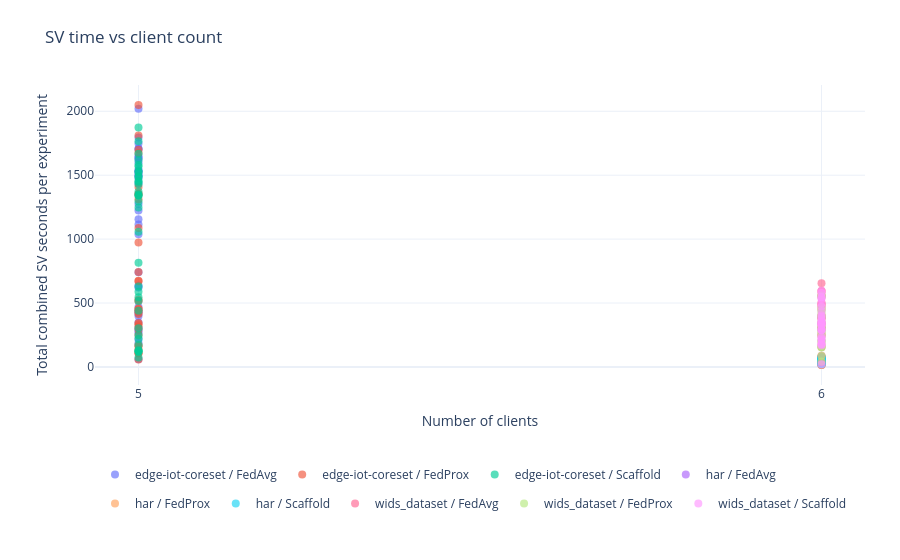
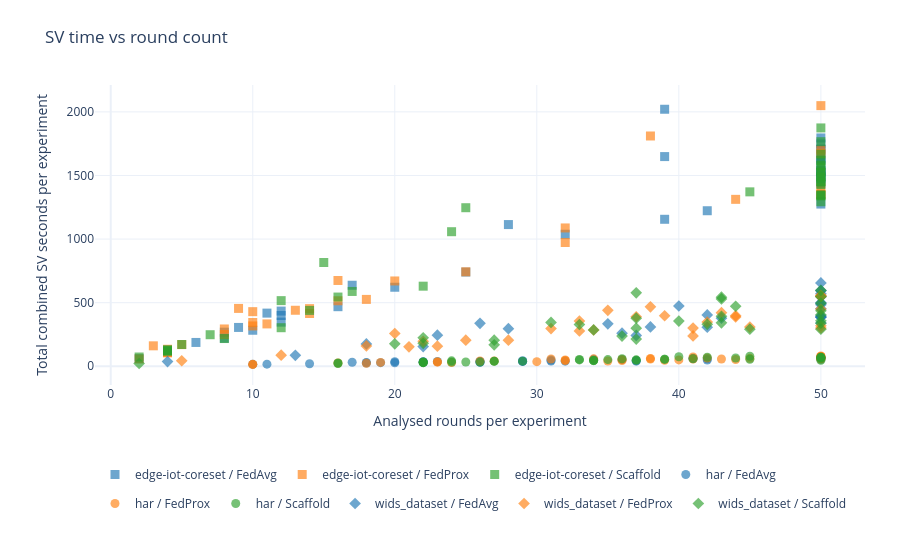
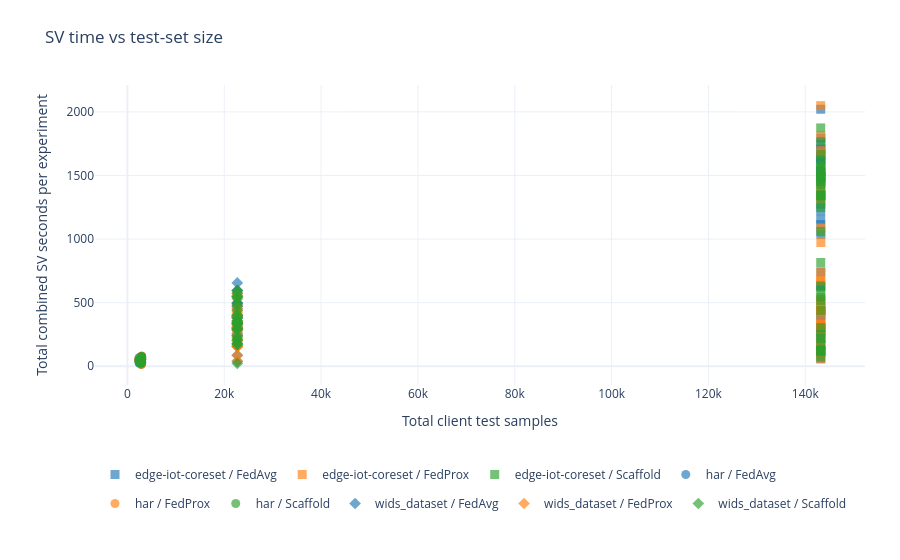

The code cell stored with these charts, in order, in its notebook:
### Markdown cell above
## Dataset size and exploratory scalability

Dataset sizes are counted from partitioned label CSVs, counting ordinary training/test files once per client and excluding Maverick-excluded variants. This measures the actual partition used by the included-Maverick timing path. Training sample count is relevant to model fitting; combined client test sample count is relevant to distributed model inference. The separately reported global test set is relevant to server evaluation. Metadata reads are cached per dataset/partition/seed within this execution.

All three panels use the same total combined server + client SV seconds summed over all analysed rounds for each experiment. The panels compare number of clients, analysed rounds per experiment, and total client test samples; their timing values are identical for the same experiment. The summary also reports total analysed rounds and the minimum, mean, and maximum rounds per experiment. These are exploratory comparisons: dataset identity, feature count, model, partition, client count, and hardware may differ together. Five versus six clients across different datasets does not establish an isolated client scalability effect. Repeated seeds provide runtime variation, not additional independent dataset sizes. No complexity exponent is fitted to these observations.

Each point is one experiment (one seed). Its total is the sum of its measured round intervals, not a fixed round count multiplied by a global mean. Runs with different numbers of analysed rounds may have different totals for that reason.

In the round-count and test-size figures, marker shape denotes dataset (HAR: circle, Edge-IoT: square, WIDS: diamond), and color denotes aggregation process (FedAvg: blue, FedProx: orange, Scaffold: green). The same mappings apply in both figures.

### Code cell
from functools import lru_cache


def csv_rows(file):
    # Parse one label/index column only; never load the feature matrix.
    return sum(len(chunk) for chunk in pd.read_csv(file, usecols=[0], chunksize=100_000))


@lru_cache(maxsize=None)
def dataset_sizes(dataset, partition, parameter, seed):
    directory = partition_data_directory(dataset, partition, parameter, seed)
    ids = partition_client_ids(directory)
    train_files = [directory / f"client_{i}_y_training.csv" for i in ids]
    test_files = [directory / f"client_{i}_y_test.csv" for i in ids]
    global_test = directory / "global_y_test.csv"
    train = sum(csv_rows(file) for file in train_files) if train_files else np.nan
    test = sum(csv_rows(file) for file in test_files) if test_files and all(
        file.is_file() for file in test_files) else np.nan
    return {"Training_samples": train, "Client_test_samples": test,
            "Global_test_samples": csv_rows(global_test) if global_test.is_file() else np.nan}


size_records = []
for _, experiment in experiment_times.iterrows():
    values = dataset_sizes(experiment.Dataset, experiment.Type_of_partition,
                           str(experiment["Dirichlet/NamePartition"]), int(experiment.Random_Seed))
    size_records.append({**experiment.to_dict(), **values})
scalability_data = pd.DataFrame(size_records)
if scalability_data.empty:
    print("No retained experiments are available for scalability analysis.")
else:
    scalability_summary = scalability_data.groupby(
        ["Dataset", "Aggregation_Process", "Clients"], dropna=False).agg(
        Experiments=("Random_Seed", "size"),
        Total_rounds=("Rounds", "sum"),
        Rounds_per_experiment_min=("Rounds", "min"),
        Rounds_per_experiment_mean=("Rounds", "mean"),
        Rounds_per_experiment_max=("Rounds", "max"),
        Training_samples_min=("Training_samples", "min"),
        Training_samples_max=("Training_samples", "max"),
        Client_test_samples_min=("Client_test_samples", "min"),
        Client_test_samples_max=("Client_test_samples", "max"),
        Server_SV_total_mean_s=("Server_SV_s", "mean"),
        Client_SV_total_mean_s=("Client_SV_s", "mean"),
        Combined_SV_total_mean_s=("Combined_SV_s", "mean"),
        Combined_SV_total_std_s=("Combined_SV_s", "std"))
    display(scalability_summary)
    scalability_figure = make_subplots(rows=1, cols=3, horizontal_spacing=0.10,
        subplot_titles=["SV time vs client count", "SV time vs round count", "SV time vs test-set size"])
    # Shared visual encoding for the round-count and test-size figures.
    aggregation_colors = {"FedAvg": "#1f77b4", "FedProx": "#ff7f0e", "Scaffold": "#2ca02c"}
    dataset_symbols = {"har": "circle", "edge-iot-coreset": "square", "wids_dataset": "diamond"}
    for index, ((dataset, strategy), group) in enumerate(scalability_data.groupby(
            ["Dataset", "Aggregation_Process"])):
        label = f"{dataset} / {strategy}"
        color = qualitative.Plotly[index % len(qualitative.Plotly)]
        for col, x_column in [(1, "Clients"), (2, "Rounds"), (3, "Client_test_samples")]:
            marker = dict(color=color, size=8, opacity=0.65)
            if col in (2, 3):
                marker.update(color=aggregation_colors[strategy], symbol=dataset_symbols[dataset], size=9)
            scalability_figure.add_trace(go.Scatter(x=group[x_column], y=group.Combined_SV_s,
                mode="markers", name=label, legendgroup=label, showlegend=col == 1,
                marker=marker,
                customdata=group[["Random_Seed", "Rounds"]],
                hovertemplate="x=%{x}<br>Total SV=%{y:.3f} s/experiment<br>Seed=%{customdata[0]}"
                              "<br>Rounds=%{customdata[1]}<extra>%{fullData.name}</extra>"), row=1, col=col)
    for col, title in [(1, "Number of clients"), (2, "Analysed rounds per experiment"),
                       (3, "Total client test samples")]:
        scalability_figure.update_xaxes(title_text=title, row=1, col=col)
        scalability_figure.update_yaxes(title_text="Total combined SV seconds per experiment", row=1, col=col)
    scalability_figure.update_xaxes(tickvals=sorted(scalability_data.Clients.unique()), row=1, col=1)
    scalability_figure.update_layout(template="plotly_white",
        title=f"Total SV summed over all analysed rounds; {len(scalability_data)} experiments, "
              f"{int(scalability_data.Rounds.sum())} training rounds",
        legend=dict(orientation="h", yanchor="top", y=-0.22, x=0),
        margin=dict(t=90, b=170, l=70, r=30))
    total_sv_clients_figure = save_single_panel(scalability_figure, 1, "sv_total_vs_clients.pdf")
    total_sv_rounds_figure = save_single_panel(scalability_figure, 2, "sv_total_vs_rounds.pdf")
    total_sv_test_size_figure = save_single_panel(scalability_figure, 3, "sv_total_vs_test_size.pdf")

### Figure 1 — Plotly figure (JSON) as saved in the notebook; plotly's stock layout.template omitted (floating-point values rounded to 4 significant figures)
{"data": [{"customdata": [[1, 12], [2, 8], [3, 16], [4, 12], [5, 8], [1, 10], [2, 50], [3, 25], [4, 20], [5, 32], [1, 50], [2, 50], [3, 50], [4, 50], [5, 50], [1, 50], [2, 50], [3, 50], [4, 50], [5, 50], [1, 11], [2, 28], [3, 39], [4, 39], [5, 17], [1, 42], [2, 50], [3, 50], [4, 50], [5, 50], [1, 12], [2, 9], [3, 6], [4, 2], [5, 39]], "hovertemplate": "x=%{x}<br>Total SV=%{y:.3f} s/experiment<br>Seed=%{customdata[0]}<br>Rounds=%{customdata[1]}<extra>%{fullData.name}</extra>", "legendgroup": "edge-iot-coreset / FedAvg", "marker": {"color": "#636EFA", "opacity": 0.65, "size": 8}, "mode": "markers", "name": "edge-iot-coreset / FedAvg", "showlegend": true, "x": [5, 5, 5, 5, 5, 5, 5, 5, 5, 5, 5, 5, 5, 5, 5, 5, 5, 5, 5, 5, 5, 5, 5, 5, 5, 5, 5, 5, 5, 5, 5, 5, 5, 5, 5], "y": [347.1, 268.1, 468.5, 399.1, 220.5, 283.3, 1795.0, 740.7, 621.4, 1038.0, 1495.0, 1599.0, 1476.0, 1434.0, 1705.0, 1540.0, 1526.0, 1503.0, 1533.0, 1275.0, 418.0, 1114.0, 1649.0, 2021.0, 637.1, 1223.0, 1630.0, 1635.0, 1748.0, 1708.0, 434.1, 305.3, 187.3, 59.54, 1156.0], "type": "scatter"}, {"customdata": [[1, 4], [2, 2], [3, 14], [4, 8], [5, 4], [1, 14], [2, 10], [3, 50], [4, 32], [5, 32], [1, 16], [2, 50], [3, 50], [4, 50], [5, 50], [3, 44], [1, 16], [2, 10], [3, 38], [4, 9], [5, 3], [1, 10], [2, 8], [3, 5], [4, 4], [5, 50], [1, 25], [2, 11], [3, 20], [4, 18], [5, 13]], "hovertemplate": "x=%{x}<br>Total SV=%{y:.3f} s/experiment<br>Seed=%{customdata[0]}<br>Rounds=%{customdata[1]}<extra>%{fullData.name}</extra>", "legendgroup": "edge-iot-coreset / FedProx", "marker": {"color": "#EF553B", "opacity": 0.65, "size": 8}, "mode": "markers", "name": "edge-iot-coreset / FedProx", "showlegend": true, "x": [5, 5, 5, 5, 5, 5, 5, 5, 5, 5, 5, 5, 5, 5, 5, 5, 5, 5, 5, 5, 5, 5, 5, 5, 5, 5, 5, 5, 5, 5, 5], "y": [106.7, 57.92, 453.2, 249.7, 106.7, 414.9, 317.1, 1350.0, 972.9, 1088.0, 515.0, 1699.0, 1407.0, 1673.0, 1355.0, 1312.0, 674.6, 429.4, 1810.0, 454.9, 160.8, 344.3, 293.3, 170.3, 133.8, 2049.0, 742.8, 333.1, 670.8, 525.8, 440.4], "type": "scatter"}, {"customdata": [[1, 12], [2, 4], [3, 16], [4, 8], [5, 4], [1, 50], [2, 14], [3, 5], [4, 50], [5, 50], [1, 50], [2, 50], [3, 50], [4, 50], [5, 50], [1, 50], [2, 50], [3, 50], [4, 50], [5, 50], [1, 12], [2, 25], [3, 15], [4, 17], [5, 24], [1, 50], [2, 50], [3, 50], [4, 50], [5, 45], [1, 4], [2, 7], [3, 22], [4, 2], [5, 4]], "hovertemplate": "x=%{x}<br>Total SV=%{y:.3f} s/experiment<br>Seed=%{customdata[0]}<br>Rounds=%{customdata[1]}<extra>%{fullData.name}</extra>", "legendgroup": "edge-iot-coreset / Scaffold", "marker": {"color": "#00CC96", "opacity": 0.65, "size": 8}, "mode": "markers", "name": "edge-iot-coreset / Scaffold", "showlegend": true, "x": [5, 5, 5, 5, 5, 5, 5, 5, 5, 5, 5, 5, 5, 5, 5, 5, 5, 5, 5, 5, 5, 5, 5, 5, 5, 5, 5, 5, 5, 5, 5, 5, 5, 5, 5], "y": [303.1, 119.9, 544.2, 218.1, 118.9, 1293.0, 439.2, 171.3, 1618.0, 1765.0, 1341.0, 1566.0, 1340.0, 1668.0, 1491.0, 1428.0, 1524.0, 1449.0, 1487.0, 1526.0, 516.1, 1247.0, 815.8, 588.2, 1058.0, 1452.0, 1349.0, 1579.0, 1874.0, 1371.0, 124.0, 248.1, 629.7, 72.79, 130.8], "type": "scatter"}, {"customdata": [[1, 50], [2, 42], [3, 42], [4, 50], [5, 36], [1, 26], [2, 23], [3, 20], [4, 29], [5, 31], [1, 14], [2, 29], [3, 10], [4, 11], [5, 22], [1, 29], [2, 22], [3, 34], [4, 41], [5, 41], [1, 22], [2, 50], [3, 18], [4, 50], [5, 50], [1, 17], [2, 31], [3, 20], [4, 26], [5, 18], [1, 37], [2, 19], [3, 32], [4, 26], [5, 37]], "hovertemplate": "x=%{x}<br>Total SV=%{y:.3f} s/experiment<br>Seed=%{customdata[0]}<br>Rounds=%{customdata[1]}<extra>%{fullData.name}</extra>", "legendgroup": "har / FedAvg", "marker": {"color": "#AB63FA", "opacity": 0.65, "size": 8}, "mode": "markers", "name": "har / FedAvg", "showlegend": true, "x": [6, 6, 6, 6, 6, 6, 6, 6, 6, 6, 6, 6, 6, 6, 6, 6, 6, 6, 6, 6, 6, 6, 6, 6, 6, 6, 6, 6, 6, 6, 6, 6, 6, 6, 6], "y": [65.36, 59.34, 49.32, 70.49, 51.89, 37.57, 37.27, 27.52, 38.13, 41.75, 19.98, 38.19, 15.22, 16.48, 35.25, 44.14, 31.43, 54.47, 63.81, 61.09, 33.45, 66.77, 25.26, 64.32, 54.56, 31.64, 48.95, 36.58, 35.79, 30.69, 45.49, 28.6, 40.34, 30.41, 40.47], "type": "scatter"}, {"customdata": [[1, 50], [2, 10], [3, 50], [4, 41], [5, 50], [1, 32], [2, 27], [3, 18], [4, 36], [5, 32], [1, 23], [2, 45], [3, 35], [4, 19], [5, 24], [1, 40], [2, 50], [3, 38], [4, 42], [5, 38], [1, 39], [2, 50], [3, 50], [4, 44], [5, 43], [1, 10], [2, 16], [3, 31], [4, 50], [5, 41], [1, 36], [2, 23], [3, 30], [4, 26], [5, 34]], "hovertemplate": "x=%{x}<br>Total SV=%{y:.3f} s/experiment<br>Seed=%{customdata[0]}<br>Rounds=%{customdata[1]}<extra>%{fullData.name}</extra>", "legendgroup": "har / FedProx", "marker": {"color": "#FFA15A", "opacity": 0.65, "size": 8}, "mode": "markers", "name": "har / FedProx", "showlegend": true, "x": [6, 6, 6, 6, 6, 6, 6, 6, 6, 6, 6, 6, 6, 6, 6, 6, 6, 6, 6, 6, 6, 6, 6, 6, 6, 6, 6, 6, 6, 6, 6, 6, 6, 6, 6], "y": [62.0, 14.98, 76.56, 57.31, 65.93, 45.76, 42.25, 23.81, 53.13, 49.37, 34.18, 62.18, 41.72, 30.43, 28.82, 50.28, 80.97, 61.71, 64.79, 56.26, 47.81, 61.74, 57.25, 53.12, 57.01, 15.52, 26.04, 56.93, 77.36, 73.78, 45.15, 33.86, 36.55, 41.54, 58.71], "type": "scatter"}, {"customdata": [[1, 50], [2, 50], [3, 50], [4, 37], [5, 34], [1, 16], [2, 35], [3, 25], [4, 24], [5, 22], [1, 41], [2, 16], [3, 37], [4, 26], [5, 24], [1, 39], [2, 33], [3, 36], [4, 44], [5, 40], [1, 27], [2, 34], [3, 45], [4, 50], [5, 29], [1, 42], [2, 45], [3, 33], [4, 22], [5, 50], [1, 22], [2, 39], [3, 34], [4, 27], [5, 22]], "hovertemplate": "x=%{x}<br>Total SV=%{y:.3f} s/experiment<br>Seed=%{customdata[0]}<br>Rounds=%{customdata[1]}<extra>%{fullData.name}</extra>", "legendgroup": "har / Scaffold", "marker": {"color": "#19D3F3", "opacity": 0.65, "size": 8}, "mode": "markers", "name": "har / Scaffold", "showlegend": true, "x": [6, 6, 6, 6, 6, 6, 6, 6, 6, 6, 6, 6, 6, 6, 6, 6, 6, 6, 6, 6, 6, 6, 6, 6, 6, 6, 6, 6, 6, 6, 6, 6, 6, 6, 6], "y": [70.1, 68.15, 62.68, 46.91, 47.74, 25.78, 52.74, 33.27, 42.97, 30.81, 58.94, 21.67, 50.41, 32.87, 33.91, 55.41, 50.28, 58.95, 64.74, 74.62, 38.9, 44.05, 55.61, 47.61, 40.19, 70.81, 79.02, 54.12, 33.29, 71.47, 28.3, 56.09, 44.86, 40.32, 28.61], "type": "scatter"}, {"customdata": [[1, 50], [2, 13], [3, 42], [4, 37], [5, 43], [1, 36], [2, 28], [3, 26], [4, 50], [5, 40], [1, 50], [2, 38], [3, 50], [4, 4], [5, 35], [1, 50], [2, 50], [3, 50], [4, 50], [5, 50], [1, 50], [2, 50], [3, 23], [4, 50], [5, 42], [1, 50], [2, 22], [3, 50], [4, 50], [5, 18]], "hovertemplate": "x=%{x}<br>Total SV=%{y:.3f} s/experiment<br>Seed=%{customdata[0]}<br>Rounds=%{customdata[1]}<extra>%{fullData.name}</extra>", "legendgroup": "wids_dataset / FedAvg", "marker": {"color": "#FF6692", "opacity": 0.65, "size": 8}, "mode": "markers", "name": "wids_dataset / FedAvg", "showlegend": true, "x": [6, 6, 6, 6, 6, 6, 6, 6, 6, 6, 6, 6, 6, 6, 6, 6, 6, 6, 6, 6, 6, 6, 6, 6, 6, 6, 6, 6, 6, 6], "y": [388.4, 86.51, 306.8, 242.9, 378.2, 260.6, 295.6, 337.9, 546.4, 473.9, 385.5, 309.1, 594.8, 36.72, 333.9, 654.9, 571.1, 552.0, 500.2, 453.0, 484.4, 495.9, 244.5, 594.1, 403.8, 340.8, 154.7, 386.5, 397.9, 175.5], "type": "scatter"}, {"customdata": [[1, 21], [2, 41], [3, 45], [4, 18], [5, 44], [1, 33], [2, 41], [3, 35], [4, 38], [5, 20], [1, 28], [2, 44], [3, 50], [4, 25], [5, 33], [1, 37], [2, 22], [3, 42], [4, 50], [5, 31], [1, 50], [2, 43], [3, 50], [4, 39], [5, 50], [1, 34], [2, 5], [3, 23], [4, 50], [5, 12]], "hovertemplate": "x=%{x}<br>Total SV=%{y:.3f} s/experiment<br>Seed=%{customdata[0]}<br>Rounds=%{customdata[1]}<extra>%{fullData.name}</extra>", "legendgroup": "wids_dataset / FedProx", "marker": {"color": "#B6E880", "opacity": 0.65, "size": 8}, "mode": "markers", "name": "wids_dataset / FedProx", "showlegend": true, "x": [6, 6, 6, 6, 6, 6, 6, 6, 6, 6, 6, 6, 6, 6, 6, 6, 6, 6, 6, 6, 6, 6, 6, 6, 6, 6, 6, 6, 6, 6], "y": [152.8, 238.5, 308.1, 160.0, 398.1, 355.2, 300.4, 439.8, 467.2, 257.6, 205.2, 388.0, 318.6, 204.9, 277.9, 389.5, 196.0, 347.6, 558.9, 296.7, 552.0, 421.6, 449.8, 397.3, 548.3, 285.1, 43.28, 158.0, 301.0, 87.23], "type": "scatter"}, {"customdata": [[1, 43], [2, 50], [3, 50], [4, 50], [5, 40], [1, 43], [2, 27], [3, 20], [4, 37], [5, 2], [1, 42], [2, 22], [3, 34], [4, 31], [5, 45], [1, 43], [2, 44], [3, 22], [4, 50], [5, 37], [1, 37], [2, 50], [3, 43], [4, 33], [5, 50], [1, 50], [2, 27], [3, 37], [4, 36], [5, 50]], "hovertemplate": "x=%{x}<br>Total SV=%{y:.3f} s/experiment<br>Seed=%{customdata[0]}<br>Rounds=%{customdata[1]}<extra>%{fullData.name}</extra>", "legendgroup": "wids_dataset / Scaffold", "marker": {"color": "#FF97FF", "opacity": 0.65, "size": 8}, "mode": "markers", "name": "wids_dataset / Scaffold", "showlegend": true, "x": [6, 6, 6, 6, 6, 6, 6, 6, 6, 6, 6, 6, 6, 6, 6, 6, 6, 6, 6, 6, 6, 6, 6, 6, 6, 6, 6, 6, 6, 6], "y": [392.8, 291.5, 436.6, 357.8, 355.6, 543.5, 205.1, 176.7, 577.8, 21.73, 329.6, 180.8, 285.8, 344.5, 291.4, 529.1, 471.7, 224.3, 495.9, 299.6, 378.2, 547.2, 341.5, 328.3, 596.7, 404.2, 168.4, 214.2, 237.3, 338.9], "type": "scatter"}], "layout": {"xaxis": {"title": {"text": "Number of clients"}, "anchor": "y", "domain": [0, 1], "tickvals": [5, 6]}, "yaxis": {"title": {"text": "Total combined SV seconds per experiment"}, "anchor": "x", "domain": [0, 1]}, "legend": {"orientation": "h", "yanchor": "top", "y": -0.25, "x": 0}, "margin": {"t": 85, "b": 175, "l": 95, "r": 35}, "showlegend": true, "title": {"text": "SV time vs client count"}, "barmode": "group"}}

### Figure 2 — Plotly figure (JSON) as saved in the notebook; plotly's stock layout.template omitted (floating-point values rounded to 4 significant figures)
{"data": [{"customdata": [[1, 12], [2, 8], [3, 16], [4, 12], [5, 8], [1, 10], [2, 50], [3, 25], [4, 20], [5, 32], [1, 50], [2, 50], [3, 50], [4, 50], [5, 50], [1, 50], [2, 50], [3, 50], [4, 50], [5, 50], [1, 11], [2, 28], [3, 39], [4, 39], [5, 17], [1, 42], [2, 50], [3, 50], [4, 50], [5, 50], [1, 12], [2, 9], [3, 6], [4, 2], [5, 39]], "hovertemplate": "x=%{x}<br>Total SV=%{y:.3f} s/experiment<br>Seed=%{customdata[0]}<br>Rounds=%{customdata[1]}<extra>%{fullData.name}</extra>", "legendgroup": "edge-iot-coreset / FedAvg", "marker": {"color": "#1f77b4", "opacity": 0.65, "size": 9, "symbol": "square"}, "mode": "markers", "name": "edge-iot-coreset / FedAvg", "showlegend": true, "x": [12, 8, 16, 12, 8, 10, 50, 25, 20, 32, 50, 50, 50, 50, 50, 50, 50, 50, 50, 50, 11, 28, 39, 39, 17, 42, 50, 50, 50, 50, 12, 9, 6, 2, 39], "y": [347.1, 268.1, 468.5, 399.1, 220.5, 283.3, 1795.0, 740.7, 621.4, 1038.0, 1495.0, 1599.0, 1476.0, 1434.0, 1705.0, 1540.0, 1526.0, 1503.0, 1533.0, 1275.0, 418.0, 1114.0, 1649.0, 2021.0, 637.1, 1223.0, 1630.0, 1635.0, 1748.0, 1708.0, 434.1, 305.3, 187.3, 59.54, 1156.0], "type": "scatter"}, {"customdata": [[1, 4], [2, 2], [3, 14], [4, 8], [5, 4], [1, 14], [2, 10], [3, 50], [4, 32], [5, 32], [1, 16], [2, 50], [3, 50], [4, 50], [5, 50], [3, 44], [1, 16], [2, 10], [3, 38], [4, 9], [5, 3], [1, 10], [2, 8], [3, 5], [4, 4], [5, 50], [1, 25], [2, 11], [3, 20], [4, 18], [5, 13]], "hovertemplate": "x=%{x}<br>Total SV=%{y:.3f} s/experiment<br>Seed=%{customdata[0]}<br>Rounds=%{customdata[1]}<extra>%{fullData.name}</extra>", "legendgroup": "edge-iot-coreset / FedProx", "marker": {"color": "#ff7f0e", "opacity": 0.65, "size": 9, "symbol": "square"}, "mode": "markers", "name": "edge-iot-coreset / FedProx", "showlegend": true, "x": [4, 2, 14, 8, 4, 14, 10, 50, 32, 32, 16, 50, 50, 50, 50, 44, 16, 10, 38, 9, 3, 10, 8, 5, 4, 50, 25, 11, 20, 18, 13], "y": [106.7, 57.92, 453.2, 249.7, 106.7, 414.9, 317.1, 1350.0, 972.9, 1088.0, 515.0, 1699.0, 1407.0, 1673.0, 1355.0, 1312.0, 674.6, 429.4, 1810.0, 454.9, 160.8, 344.3, 293.3, 170.3, 133.8, 2049.0, 742.8, 333.1, 670.8, 525.8, 440.4], "type": "scatter"}, {"customdata": [[1, 12], [2, 4], [3, 16], [4, 8], [5, 4], [1, 50], [2, 14], [3, 5], [4, 50], [5, 50], [1, 50], [2, 50], [3, 50], [4, 50], [5, 50], [1, 50], [2, 50], [3, 50], [4, 50], [5, 50], [1, 12], [2, 25], [3, 15], [4, 17], [5, 24], [1, 50], [2, 50], [3, 50], [4, 50], [5, 45], [1, 4], [2, 7], [3, 22], [4, 2], [5, 4]], "hovertemplate": "x=%{x}<br>Total SV=%{y:.3f} s/experiment<br>Seed=%{customdata[0]}<br>Rounds=%{customdata[1]}<extra>%{fullData.name}</extra>", "legendgroup": "edge-iot-coreset / Scaffold", "marker": {"color": "#2ca02c", "opacity": 0.65, "size": 9, "symbol": "square"}, "mode": "markers", "name": "edge-iot-coreset / Scaffold", "showlegend": true, "x": [12, 4, 16, 8, 4, 50, 14, 5, 50, 50, 50, 50, 50, 50, 50, 50, 50, 50, 50, 50, 12, 25, 15, 17, 24, 50, 50, 50, 50, 45, 4, 7, 22, 2, 4], "y": [303.1, 119.9, 544.2, 218.1, 118.9, 1293.0, 439.2, 171.3, 1618.0, 1765.0, 1341.0, 1566.0, 1340.0, 1668.0, 1491.0, 1428.0, 1524.0, 1449.0, 1487.0, 1526.0, 516.1, 1247.0, 815.8, 588.2, 1058.0, 1452.0, 1349.0, 1579.0, 1874.0, 1371.0, 124.0, 248.1, 629.7, 72.79, 130.8], "type": "scatter"}, {"customdata": [[1, 50], [2, 42], [3, 42], [4, 50], [5, 36], [1, 26], [2, 23], [3, 20], [4, 29], [5, 31], [1, 14], [2, 29], [3, 10], [4, 11], [5, 22], [1, 29], [2, 22], [3, 34], [4, 41], [5, 41], [1, 22], [2, 50], [3, 18], [4, 50], [5, 50], [1, 17], [2, 31], [3, 20], [4, 26], [5, 18], [1, 37], [2, 19], [3, 32], [4, 26], [5, 37]], "hovertemplate": "x=%{x}<br>Total SV=%{y:.3f} s/experiment<br>Seed=%{customdata[0]}<br>Rounds=%{customdata[1]}<extra>%{fullData.name}</extra>", "legendgroup": "har / FedAvg", "marker": {"color": "#1f77b4", "opacity": 0.65, "size": 9, "symbol": "circle"}, "mode": "markers", "name": "har / FedAvg", "showlegend": true, "x": [50, 42, 42, 50, 36, 26, 23, 20, 29, 31, 14, 29, 10, 11, 22, 29, 22, 34, 41, 41, 22, 50, 18, 50, 50, 17, 31, 20, 26, 18, 37, 19, 32, 26, 37], "y": [65.36, 59.34, 49.32, 70.49, 51.89, 37.57, 37.27, 27.52, 38.13, 41.75, 19.98, 38.19, 15.22, 16.48, 35.25, 44.14, 31.43, 54.47, 63.81, 61.09, 33.45, 66.77, 25.26, 64.32, 54.56, 31.64, 48.95, 36.58, 35.79, 30.69, 45.49, 28.6, 40.34, 30.41, 40.47], "type": "scatter"}, {"customdata": [[1, 50], [2, 10], [3, 50], [4, 41], [5, 50], [1, 32], [2, 27], [3, 18], [4, 36], [5, 32], [1, 23], [2, 45], [3, 35], [4, 19], [5, 24], [1, 40], [2, 50], [3, 38], [4, 42], [5, 38], [1, 39], [2, 50], [3, 50], [4, 44], [5, 43], [1, 10], [2, 16], [3, 31], [4, 50], [5, 41], [1, 36], [2, 23], [3, 30], [4, 26], [5, 34]], "hovertemplate": "x=%{x}<br>Total SV=%{y:.3f} s/experiment<br>Seed=%{customdata[0]}<br>Rounds=%{customdata[1]}<extra>%{fullData.name}</extra>", "legendgroup": "har / FedProx", "marker": {"color": "#ff7f0e", "opacity": 0.65, "size": 9, "symbol": "circle"}, "mode": "markers", "name": "har / FedProx", "showlegend": true, "x": [50, 10, 50, 41, 50, 32, 27, 18, 36, 32, 23, 45, 35, 19, 24, 40, 50, 38, 42, 38, 39, 50, 50, 44, 43, 10, 16, 31, 50, 41, 36, 23, 30, 26, 34], "y": [62.0, 14.98, 76.56, 57.31, 65.93, 45.76, 42.25, 23.81, 53.13, 49.37, 34.18, 62.18, 41.72, 30.43, 28.82, 50.28, 80.97, 61.71, 64.79, 56.26, 47.81, 61.74, 57.25, 53.12, 57.01, 15.52, 26.04, 56.93, 77.36, 73.78, 45.15, 33.86, 36.55, 41.54, 58.71], "type": "scatter"}, {"customdata": [[1, 50], [2, 50], [3, 50], [4, 37], [5, 34], [1, 16], [2, 35], [3, 25], [4, 24], [5, 22], [1, 41], [2, 16], [3, 37], [4, 26], [5, 24], [1, 39], [2, 33], [3, 36], [4, 44], [5, 40], [1, 27], [2, 34], [3, 45], [4, 50], [5, 29], [1, 42], [2, 45], [3, 33], [4, 22], [5, 50], [1, 22], [2, 39], [3, 34], [4, 27], [5, 22]], "hovertemplate": "x=%{x}<br>Total SV=%{y:.3f} s/experiment<br>Seed=%{customdata[0]}<br>Rounds=%{customdata[1]}<extra>%{fullData.name}</extra>", "legendgroup": "har / Scaffold", "marker": {"color": "#2ca02c", "opacity": 0.65, "size": 9, "symbol": "circle"}, "mode": "markers", "name": "har / Scaffold", "showlegend": true, "x": [50, 50, 50, 37, 34, 16, 35, 25, 24, 22, 41, 16, 37, 26, 24, 39, 33, 36, 44, 40, 27, 34, 45, 50, 29, 42, 45, 33, 22, 50, 22, 39, 34, 27, 22], "y": [70.1, 68.15, 62.68, 46.91, 47.74, 25.78, 52.74, 33.27, 42.97, 30.81, 58.94, 21.67, 50.41, 32.87, 33.91, 55.41, 50.28, 58.95, 64.74, 74.62, 38.9, 44.05, 55.61, 47.61, 40.19, 70.81, 79.02, 54.12, 33.29, 71.47, 28.3, 56.09, 44.86, 40.32, 28.61], "type": "scatter"}, {"customdata": [[1, 50], [2, 13], [3, 42], [4, 37], [5, 43], [1, 36], [2, 28], [3, 26], [4, 50], [5, 40], [1, 50], [2, 38], [3, 50], [4, 4], [5, 35], [1, 50], [2, 50], [3, 50], [4, 50], [5, 50], [1, 50], [2, 50], [3, 23], [4, 50], [5, 42], [1, 50], [2, 22], [3, 50], [4, 50], [5, 18]], "hovertemplate": "x=%{x}<br>Total SV=%{y:.3f} s/experiment<br>Seed=%{customdata[0]}<br>Rounds=%{customdata[1]}<extra>%{fullData.name}</extra>", "legendgroup": "wids_dataset / FedAvg", "marker": {"color": "#1f77b4", "opacity": 0.65, "size": 9, "symbol": "diamond"}, "mode": "markers", "name": "wids_dataset / FedAvg", "showlegend": true, "x": [50, 13, 42, 37, 43, 36, 28, 26, 50, 40, 50, 38, 50, 4, 35, 50, 50, 50, 50, 50, 50, 50, 23, 50, 42, 50, 22, 50, 50, 18], "y": [388.4, 86.51, 306.8, 242.9, 378.2, 260.6, 295.6, 337.9, 546.4, 473.9, 385.5, 309.1, 594.8, 36.72, 333.9, 654.9, 571.1, 552.0, 500.2, 453.0, 484.4, 495.9, 244.5, 594.1, 403.8, 340.8, 154.7, 386.5, 397.9, 175.5], "type": "scatter"}, {"customdata": [[1, 21], [2, 41], [3, 45], [4, 18], [5, 44], [1, 33], [2, 41], [3, 35], [4, 38], [5, 20], [1, 28], [2, 44], [3, 50], [4, 25], [5, 33], [1, 37], [2, 22], [3, 42], [4, 50], [5, 31], [1, 50], [2, 43], [3, 50], [4, 39], [5, 50], [1, 34], [2, 5], [3, 23], [4, 50], [5, 12]], "hovertemplate": "x=%{x}<br>Total SV=%{y:.3f} s/experiment<br>Seed=%{customdata[0]}<br>Rounds=%{customdata[1]}<extra>%{fullData.name}</extra>", "legendgroup": "wids_dataset / FedProx", "marker": {"color": "#ff7f0e", "opacity": 0.65, "size": 9, "symbol": "diamond"}, "mode": "markers", "name": "wids_dataset / FedProx", "showlegend": true, "x": [21, 41, 45, 18, 44, 33, 41, 35, 38, 20, 28, 44, 50, 25, 33, 37, 22, 42, 50, 31, 50, 43, 50, 39, 50, 34, 5, 23, 50, 12], "y": [152.8, 238.5, 308.1, 160.0, 398.1, 355.2, 300.4, 439.8, 467.2, 257.6, 205.2, 388.0, 318.6, 204.9, 277.9, 389.5, 196.0, 347.6, 558.9, 296.7, 552.0, 421.6, 449.8, 397.3, 548.3, 285.1, 43.28, 158.0, 301.0, 87.23], "type": "scatter"}, {"customdata": [[1, 43], [2, 50], [3, 50], [4, 50], [5, 40], [1, 43], [2, 27], [3, 20], [4, 37], [5, 2], [1, 42], [2, 22], [3, 34], [4, 31], [5, 45], [1, 43], [2, 44], [3, 22], [4, 50], [5, 37], [1, 37], [2, 50], [3, 43], [4, 33], [5, 50], [1, 50], [2, 27], [3, 37], [4, 36], [5, 50]], "hovertemplate": "x=%{x}<br>Total SV=%{y:.3f} s/experiment<br>Seed=%{customdata[0]}<br>Rounds=%{customdata[1]}<extra>%{fullData.name}</extra>", "legendgroup": "wids_dataset / Scaffold", "marker": {"color": "#2ca02c", "opacity": 0.65, "size": 9, "symbol": "diamond"}, "mode": "markers", "name": "wids_dataset / Scaffold", "showlegend": true, "x": [43, 50, 50, 50, 40, 43, 27, 20, 37, 2, 42, 22, 34, 31, 45, 43, 44, 22, 50, 37, 37, 50, 43, 33, 50, 50, 27, 37, 36, 50], "y": [392.8, 291.5, 436.6, 357.8, 355.6, 543.5, 205.1, 176.7, 577.8, 21.73, 329.6, 180.8, 285.8, 344.5, 291.4, 529.1, 471.7, 224.3, 495.9, 299.6, 378.2, 547.2, 341.5, 328.3, 596.7, 404.2, 168.4, 214.2, 237.3, 338.9], "type": "scatter"}], "layout": {"xaxis": {"title": {"text": "Analysed rounds per experiment"}, "anchor": "y", "domain": [0, 1]}, "yaxis": {"title": {"text": "Total combined SV seconds per experiment"}, "anchor": "x", "domain": [0, 1]}, "legend": {"orientation": "h", "yanchor": "top", "y": -0.25, "x": 0}, "margin": {"t": 85, "b": 175, "l": 95, "r": 35}, "showlegend": true, "title": {"text": "SV time vs round count"}, "barmode": "group"}}

### Figure 3 — Plotly figure (JSON) as saved in the notebook; plotly's stock layout.template omitted (floating-point values rounded to 4 significant figures)
{"data": [{"customdata": [[1, 12], [2, 8], [3, 16], [4, 12], [5, 8], [1, 10], [2, 50], [3, 25], [4, 20], [5, 32], [1, 50], [2, 50], [3, 50], [4, 50], [5, 50], [1, 50], [2, 50], [3, 50], [4, 50], [5, 50], [1, 11], [2, 28], [3, 39], [4, 39], [5, 17], [1, 42], [2, 50], [3, 50], [4, 50], [5, 50], [1, 12], [2, 9], [3, 6], [4, 2], [5, 39]], "hovertemplate": "x=%{x}<br>Total SV=%{y:.3f} s/experiment<br>Seed=%{customdata[0]}<br>Rounds=%{customdata[1]}<extra>%{fullData.name}</extra>", "legendgroup": "edge-iot-coreset / FedAvg", "marker": {"color": "#1f77b4", "opacity": 0.65, "size": 9, "symbol": "square"}, "mode": "markers", "name": "edge-iot-coreset / FedAvg", "showlegend": true, "x": [143226, 143226, 143226, 143226, 143226, 143226, 143226, 143226, 143226, 143226, 143226, 143226, 143226, 143226, 143226, 143192, 143192, 143192, 143192, 143192, 143193, 143193, 143193, 143193, 143193, 143192, 143192, 143192, 143192, 143192, 143193, 143193, 143193, 143193, 143193], "y": [347.1, 268.1, 468.5, 399.1, 220.5, 283.3, 1795.0, 740.7, 621.4, 1038.0, 1495.0, 1599.0, 1476.0, 1434.0, 1705.0, 1540.0, 1526.0, 1503.0, 1533.0, 1275.0, 418.0, 1114.0, 1649.0, 2021.0, 637.1, 1223.0, 1630.0, 1635.0, 1748.0, 1708.0, 434.1, 305.3, 187.3, 59.54, 1156.0], "type": "scatter"}, {"customdata": [[1, 4], [2, 2], [3, 14], [4, 8], [5, 4], [1, 14], [2, 10], [3, 50], [4, 32], [5, 32], [1, 16], [2, 50], [3, 50], [4, 50], [5, 50], [3, 44], [1, 16], [2, 10], [3, 38], [4, 9], [5, 3], [1, 10], [2, 8], [3, 5], [4, 4], [5, 50], [1, 25], [2, 11], [3, 20], [4, 18], [5, 13]], "hovertemplate": "x=%{x}<br>Total SV=%{y:.3f} s/experiment<br>Seed=%{customdata[0]}<br>Rounds=%{customdata[1]}<extra>%{fullData.name}</extra>", "legendgroup": "edge-iot-coreset / FedProx", "marker": {"color": "#ff7f0e", "opacity": 0.65, "size": 9, "symbol": "square"}, "mode": "markers", "name": "edge-iot-coreset / FedProx", "showlegend": true, "x": [143226, 143226, 143226, 143226, 143226, 143226, 143226, 143226, 143226, 143226, 143226, 143226, 143226, 143226, 143226, 143192, 143193, 143193, 143193, 143193, 143193, 143192, 143192, 143192, 143192, 143192, 143193, 143193, 143193, 143193, 143193], "y": [106.7, 57.92, 453.2, 249.7, 106.7, 414.9, 317.1, 1350.0, 972.9, 1088.0, 515.0, 1699.0, 1407.0, 1673.0, 1355.0, 1312.0, 674.6, 429.4, 1810.0, 454.9, 160.8, 344.3, 293.3, 170.3, 133.8, 2049.0, 742.8, 333.1, 670.8, 525.8, 440.4], "type": "scatter"}, {"customdata": [[1, 12], [2, 4], [3, 16], [4, 8], [5, 4], [1, 50], [2, 14], [3, 5], [4, 50], [5, 50], [1, 50], [2, 50], [3, 50], [4, 50], [5, 50], [1, 50], [2, 50], [3, 50], [4, 50], [5, 50], [1, 12], [2, 25], [3, 15], [4, 17], [5, 24], [1, 50], [2, 50], [3, 50], [4, 50], [5, 45], [1, 4], [2, 7], [3, 22], [4, 2], [5, 4]], "hovertemplate": "x=%{x}<br>Total SV=%{y:.3f} s/experiment<br>Seed=%{customdata[0]}<br>Rounds=%{customdata[1]}<extra>%{fullData.name}</extra>", "legendgroup": "edge-iot-coreset / Scaffold", "marker": {"color": "#2ca02c", "opacity": 0.65, "size": 9, "symbol": "square"}, "mode": "markers", "name": "edge-iot-coreset / Scaffold", "showlegend": true, "x": [143226, 143226, 143226, 143226, 143226, 143226, 143226, 143226, 143226, 143226, 143226, 143226, 143226, 143226, 143226, 143192, 143192, 143192, 143192, 143192, 143193, 143193, 143193, 143193, 143193, 143192, 143192, 143192, 143192, 143192, 143193, 143193, 143193, 143193, 143193], "y": [303.1, 119.9, 544.2, 218.1, 118.9, 1293.0, 439.2, 171.3, 1618.0, 1765.0, 1341.0, 1566.0, 1340.0, 1668.0, 1491.0, 1428.0, 1524.0, 1449.0, 1487.0, 1526.0, 516.1, 1247.0, 815.8, 588.2, 1058.0, 1452.0, 1349.0, 1579.0, 1874.0, 1371.0, 124.0, 248.1, 629.7, 72.79, 130.8], "type": "scatter"}, {"customdata": [[1, 50], [2, 42], [3, 42], [4, 50], [5, 36], [1, 26], [2, 23], [3, 20], [4, 29], [5, 31], [1, 14], [2, 29], [3, 10], [4, 11], [5, 22], [1, 29], [2, 22], [3, 34], [4, 41], [5, 41], [1, 22], [2, 50], [3, 18], [4, 50], [5, 50], [1, 17], [2, 31], [3, 20], [4, 26], [5, 18], [1, 37], [2, 19], [3, 32], [4, 26], [5, 37]], "hovertemplate": "x=%{x}<br>Total SV=%{y:.3f} s/experiment<br>Seed=%{customdata[0]}<br>Rounds=%{customdata[1]}<extra>%{fullData.name}</extra>", "legendgroup": "har / FedAvg", "marker": {"color": "#1f77b4", "opacity": 0.65, "size": 9, "symbol": "circle"}, "mode": "markers", "name": "har / FedAvg", "showlegend": true, "x": [2846, 2847, 2846, 2849, 2855, 2836, 2868, 2842, 2859, 2841, 2845, 2824, 2835, 2836, 2842, 2931, 2931, 2931, 2931, 2931, 2417, 2417, 2417, 2417, 2417, 2931, 2931, 2931, 2931, 2931, 2472, 2472, 2472, 2472, 2472], "y": [65.36, 59.34, 49.32, 70.49, 51.89, 37.57, 37.27, 27.52, 38.13, 41.75, 19.98, 38.19, 15.22, 16.48, 35.25, 44.14, 31.43, 54.47, 63.81, 61.09, 33.45, 66.77, 25.26, 64.32, 54.56, 31.64, 48.95, 36.58, 35.79, 30.69, 45.49, 28.6, 40.34, 30.41, 40.47], "type": "scatter"}, {"customdata": [[1, 50], [2, 10], [3, 50], [4, 41], [5, 50], [1, 32], [2, 27], [3, 18], [4, 36], [5, 32], [1, 23], [2, 45], [3, 35], [4, 19], [5, 24], [1, 40], [2, 50], [3, 38], [4, 42], [5, 38], [1, 39], [2, 50], [3, 50], [4, 44], [5, 43], [1, 10], [2, 16], [3, 31], [4, 50], [5, 41], [1, 36], [2, 23], [3, 30], [4, 26], [5, 34]], "hovertemplate": "x=%{x}<br>Total SV=%{y:.3f} s/experiment<br>Seed=%{customdata[0]}<br>Rounds=%{customdata[1]}<extra>%{fullData.name}</extra>", "legendgroup": "har / FedProx", "marker": {"color": "#ff7f0e", "opacity": 0.65, "size": 9, "symbol": "circle"}, "mode": "markers", "name": "har / FedProx", "showlegend": true, "x": [2846, 2847, 2846, 2849, 2855, 2836, 2868, 2842, 2859, 2841, 2845, 2824, 2835, 2836, 2842, 2931, 2931, 2931, 2931, 2931, 2417, 2417, 2417, 2417, 2417, 2931, 2931, 2931, 2931, 2931, 2472, 2472, 2472, 2472, 2472], "y": [62.0, 14.98, 76.56, 57.31, 65.93, 45.76, 42.25, 23.81, 53.13, 49.37, 34.18, 62.18, 41.72, 30.43, 28.82, 50.28, 80.97, 61.71, 64.79, 56.26, 47.81, 61.74, 57.25, 53.12, 57.01, 15.52, 26.04, 56.93, 77.36, 73.78, 45.15, 33.86, 36.55, 41.54, 58.71], "type": "scatter"}, {"customdata": [[1, 50], [2, 50], [3, 50], [4, 37], [5, 34], [1, 16], [2, 35], [3, 25], [4, 24], [5, 22], [1, 41], [2, 16], [3, 37], [4, 26], [5, 24], [1, 39], [2, 33], [3, 36], [4, 44], [5, 40], [1, 27], [2, 34], [3, 45], [4, 50], [5, 29], [1, 42], [2, 45], [3, 33], [4, 22], [5, 50], [1, 22], [2, 39], [3, 34], [4, 27], [5, 22]], "hovertemplate": "x=%{x}<br>Total SV=%{y:.3f} s/experiment<br>Seed=%{customdata[0]}<br>Rounds=%{customdata[1]}<extra>%{fullData.name}</extra>", "legendgroup": "har / Scaffold", "marker": {"color": "#2ca02c", "opacity": 0.65, "size": 9, "symbol": "circle"}, "mode": "markers", "name": "har / Scaffold", "showlegend": true, "x": [2846, 2847, 2846, 2849, 2855, 2836, 2868, 2842, 2859, 2841, 2845, 2824, 2835, 2836, 2842, 2931, 2931, 2931, 2931, 2931, 2417, 2417, 2417, 2417, 2417, 2931, 2931, 2931, 2931, 2931, 2472, 2472, 2472, 2472, 2472], "y": [70.1, 68.15, 62.68, 46.91, 47.74, 25.78, 52.74, 33.27, 42.97, 30.81, 58.94, 21.67, 50.41, 32.87, 33.91, 55.41, 50.28, 58.95, 64.74, 74.62, 38.9, 44.05, 55.61, 47.61, 40.19, 70.81, 79.02, 54.12, 33.29, 71.47, 28.3, 56.09, 44.86, 40.32, 28.61], "type": "scatter"}, {"customdata": [[1, 50], [2, 13], [3, 42], [4, 37], [5, 43], [1, 36], [2, 28], [3, 26], [4, 50], [5, 40], [1, 50], [2, 38], [3, 50], [4, 4], [5, 35], [1, 50], [2, 50], [3, 50], [4, 50], [5, 50], [1, 50], [2, 50], [3, 23], [4, 50], [5, 42], [1, 50], [2, 22], [3, 50], [4, 50], [5, 18]], "hovertemplate": "x=%{x}<br>Total SV=%{y:.3f} s/experiment<br>Seed=%{customdata[0]}<br>Rounds=%{customdata[1]}<extra>%{fullData.name}</extra>", "legendgroup": "wids_dataset / FedAvg", "marker": {"color": "#1f77b4", "opacity": 0.65, "size": 9, "symbol": "diamond"}, "mode": "markers", "name": "wids_dataset / FedAvg", "showlegend": true, "x": [22697, 22697, 22697, 22697, 22697, 22697, 22697, 22697, 22697, 22697, 22697, 22697, 22697, 22697, 22697, 22697, 22697, 22697, 22697, 22697, 22697, 22697, 22697, 22697, 22697, 22697, 22697, 22697, 22697, 22697], "y": [388.4, 86.51, 306.8, 242.9, 378.2, 260.6, 295.6, 337.9, 546.4, 473.9, 385.5, 309.1, 594.8, 36.72, 333.9, 654.9, 571.1, 552.0, 500.2, 453.0, 484.4, 495.9, 244.5, 594.1, 403.8, 340.8, 154.7, 386.5, 397.9, 175.5], "type": "scatter"}, {"customdata": [[1, 21], [2, 41], [3, 45], [4, 18], [5, 44], [1, 33], [2, 41], [3, 35], [4, 38], [5, 20], [1, 28], [2, 44], [3, 50], [4, 25], [5, 33], [1, 37], [2, 22], [3, 42], [4, 50], [5, 31], [1, 50], [2, 43], [3, 50], [4, 39], [5, 50], [1, 34], [2, 5], [3, 23], [4, 50], [5, 12]], "hovertemplate": "x=%{x}<br>Total SV=%{y:.3f} s/experiment<br>Seed=%{customdata[0]}<br>Rounds=%{customdata[1]}<extra>%{fullData.name}</extra>", "legendgroup": "wids_dataset / FedProx", "marker": {"color": "#ff7f0e", "opacity": 0.65, "size": 9, "symbol": "diamond"}, "mode": "markers", "name": "wids_dataset / FedProx", "showlegend": true, "x": [22697, 22697, 22697, 22697, 22697, 22697, 22697, 22697, 22697, 22697, 22697, 22697, 22697, 22697, 22697, 22697, 22697, 22697, 22697, 22697, 22697, 22697, 22697, 22697, 22697, 22697, 22697, 22697, 22697, 22697], "y": [152.8, 238.5, 308.1, 160.0, 398.1, 355.2, 300.4, 439.8, 467.2, 257.6, 205.2, 388.0, 318.6, 204.9, 277.9, 389.5, 196.0, 347.6, 558.9, 296.7, 552.0, 421.6, 449.8, 397.3, 548.3, 285.1, 43.28, 158.0, 301.0, 87.23], "type": "scatter"}, {"customdata": [[1, 43], [2, 50], [3, 50], [4, 50], [5, 40], [1, 43], [2, 27], [3, 20], [4, 37], [5, 2], [1, 42], [2, 22], [3, 34], [4, 31], [5, 45], [1, 43], [2, 44], [3, 22], [4, 50], [5, 37], [1, 37], [2, 50], [3, 43], [4, 33], [5, 50], [1, 50], [2, 27], [3, 37], [4, 36], [5, 50]], "hovertemplate": "x=%{x}<br>Total SV=%{y:.3f} s/experiment<br>Seed=%{customdata[0]}<br>Rounds=%{customdata[1]}<extra>%{fullData.name}</extra>", "legendgroup": "wids_dataset / Scaffold", "marker": {"color": "#2ca02c", "opacity": 0.65, "size": 9, "symbol": "diamond"}, "mode": "markers", "name": "wids_dataset / Scaffold", "showlegend": true, "x": [22697, 22697, 22697, 22697, 22697, 22697, 22697, 22697, 22697, 22697, 22697, 22697, 22697, 22697, 22697, 22697, 22697, 22697, 22697, 22697, 22697, 22697, 22697, 22697, 22697, 22697, 22697, 22697, 22697, 22697], "y": [392.8, 291.5, 436.6, 357.8, 355.6, 543.5, 205.1, 176.7, 577.8, 21.73, 329.6, 180.8, 285.8, 344.5, 291.4, 529.1, 471.7, 224.3, 495.9, 299.6, 378.2, 547.2, 341.5, 328.3, 596.7, 404.2, 168.4, 214.2, 237.3, 338.9], "type": "scatter"}], "layout": {"xaxis": {"title": {"text": "Total client test samples"}, "anchor": "y", "domain": [0, 1]}, "yaxis": {"title": {"text": "Total combined SV seconds per experiment"}, "anchor": "x", "domain": [0, 1]}, "legend": {"orientation": "h", "yanchor": "top", "y": -0.25, "x": 0}, "margin": {"t": 85, "b": 175, "l": 95, "r": 35}, "showlegend": true, "title": {"text": "SV time vs test-set size"}, "barmode": "group"}}
